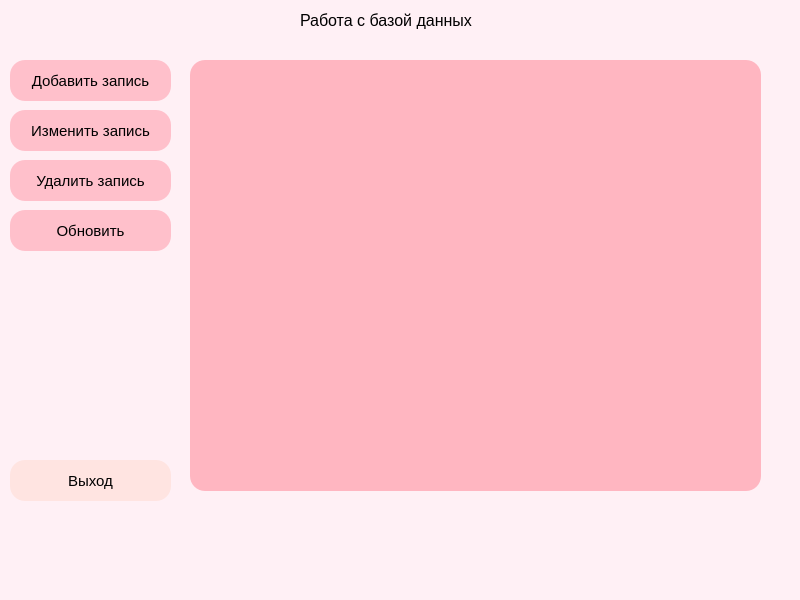
<?xml version="1.0" encoding="UTF-8"?>
<ui version="4.0">
 <class>MainWindow</class>
 <widget class="QMainWindow" name="MainWindow">
  <property name="geometry">
   <rect>
    <x>0</x>
    <y>0</y>
    <width>800</width>
    <height>600</height>
   </rect>
  </property>
  <property name="windowTitle">
   <string>MainWindow</string>
  </property>
  <property name="styleSheet">
   <string notr="true">background-color: #FFF0F5;</string>
  </property>
  <widget class="QWidget" name="centralwidget">
   <widget class="QTableWidget" name="tableWidget">
    <property name="geometry">
     <rect>
      <x>190</x>
      <y>60</y>
      <width>571</width>
      <height>431</height>
     </rect>
    </property>
    <property name="font">
     <font>
      <pointsize>11</pointsize>
     </font>
    </property>
    <property name="styleSheet">
     <string notr="true">border-radius: 15px; background-color: #FFB6C1; border-color: rgb(255, 182, 193); border-width: medium;</string>
    </property>
   </widget>
   <widget class="QPushButton" name="pushButton">
    <property name="geometry">
     <rect>
      <x>10</x>
      <y>60</y>
      <width>161</width>
      <height>41</height>
     </rect>
    </property>
    <property name="font">
     <font>
      <pointsize>11</pointsize>
     </font>
    </property>
    <property name="styleSheet">
     <string notr="true">border-radius: 15px; background-color: #FFC0CB;</string>
    </property>
    <property name="text">
     <string>Добавить запись</string>
    </property>
   </widget>
   <widget class="QPushButton" name="pushButton_2">
    <property name="geometry">
     <rect>
      <x>10</x>
      <y>110</y>
      <width>161</width>
      <height>41</height>
     </rect>
    </property>
    <property name="font">
     <font>
      <pointsize>11</pointsize>
     </font>
    </property>
    <property name="styleSheet">
     <string notr="true">border-radius: 15px; background-color: #FFC0CB;</string>
    </property>
    <property name="text">
     <string>Изменить запись</string>
    </property>
   </widget>
   <widget class="QPushButton" name="pushButton_3">
    <property name="geometry">
     <rect>
      <x>10</x>
      <y>160</y>
      <width>161</width>
      <height>41</height>
     </rect>
    </property>
    <property name="font">
     <font>
      <pointsize>11</pointsize>
     </font>
    </property>
    <property name="styleSheet">
     <string notr="true">border-radius: 15px; background-color: #FFC0CB;</string>
    </property>
    <property name="text">
     <string>Удалить запись</string>
    </property>
   </widget>
   <widget class="QPushButton" name="pushButton_4">
    <property name="geometry">
     <rect>
      <x>10</x>
      <y>210</y>
      <width>161</width>
      <height>41</height>
     </rect>
    </property>
    <property name="font">
     <font>
      <pointsize>11</pointsize>
     </font>
    </property>
    <property name="styleSheet">
     <string notr="true">border-radius: 15px; background-color: #FFC0CB;</string>
    </property>
    <property name="text">
     <string>Обновить</string>
    </property>
   </widget>
   <widget class="QPushButton" name="pushButton_5">
    <property name="geometry">
     <rect>
      <x>10</x>
      <y>460</y>
      <width>161</width>
      <height>41</height>
     </rect>
    </property>
    <property name="font">
     <font>
      <pointsize>11</pointsize>
     </font>
    </property>
    <property name="styleSheet">
     <string notr="true">border-radius: 15px; background-color: #FFE4E1;</string>
    </property>
    <property name="text">
     <string>Выход</string>
    </property>
   </widget>
   <widget class="QLabel" name="label">
    <property name="geometry">
     <rect>
      <x>300</x>
      <y>10</y>
      <width>221</width>
      <height>21</height>
     </rect>
    </property>
    <property name="font">
     <font>
      <pointsize>12</pointsize>
     </font>
    </property>
    <property name="text">
     <string>Работа с базой данных</string>
    </property>
   </widget>
  </widget>
  <widget class="QMenuBar" name="menubar">
   <property name="geometry">
    <rect>
     <x>0</x>
     <y>0</y>
     <width>800</width>
     <height>26</height>
    </rect>
   </property>
  </widget>
  <widget class="QStatusBar" name="statusbar"/>
 </widget>
 <resources/>
 <connections/>
</ui>
